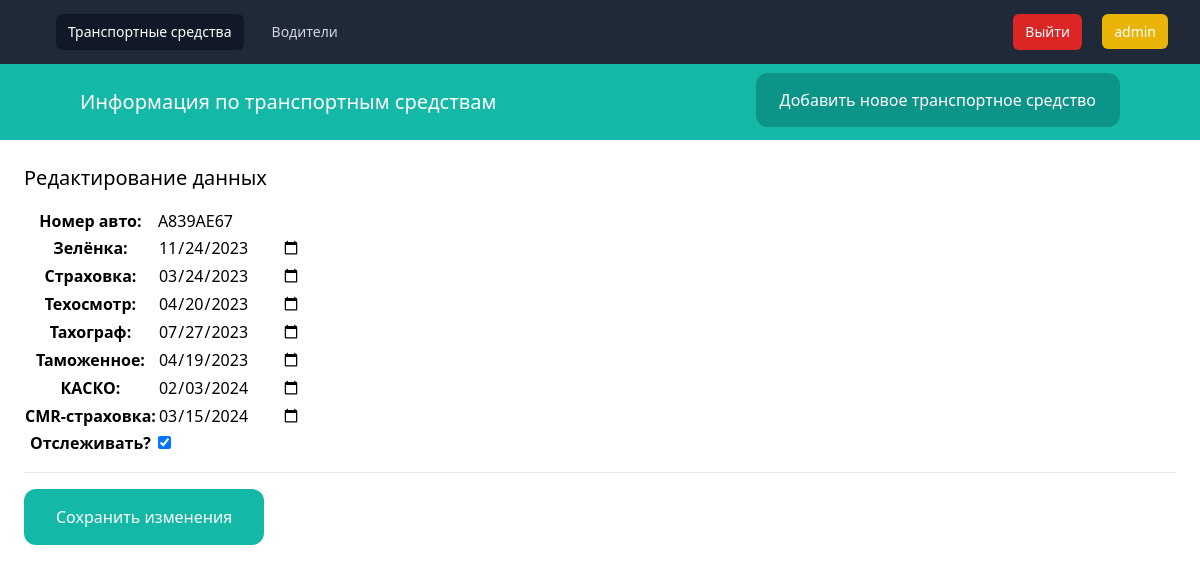
The app's page /1/car-edit/ (signed in) with its own data.
### database/models.py (models this page shows, shortened)
class Car(models.Model):
    number = models.CharField(verbose_name='Номер авто', max_length=10)
    green_card = models.DateField(verbose_name='Зелёнка', blank=True, null=True)
    strahovka = models.DateField(verbose_name='Страховка', blank=True, null=True)
    tehosmotr = models.DateField(verbose_name='Техосмотр', blank=True, null=True)
    tahograf = models.DateField(verbose_name='Тахограф', blank=True, null=True)
    tamogennoye = models.DateField(verbose_name='Таможенное', blank=True, null=True)
    kasko = models.DateField(verbose_name='КАСКО', blank=True, null=True)
    cmr_strahovka = models.DateField(verbose_name='CMR-страховка', blank=True, null=True)
    active = models.BooleanField(verbose_name='Отслеживать?', default=True)
    class Meta:
        verbose_name = 'Транспортное средство'
        verbose_name_plural = 'Транспортные средства'

### database/views.py (the view)
# urls.py: path('<int:pk>/car-edit/', car_edit, name='car_edit'),
@login_required
def car_edit(request, pk):
    car = Car.objects.get(pk=pk)
    if request.method == 'POST':
        form = AddCarForm(request.POST, instance=car)
        if form.is_valid():
            form.save()
            messages.success(request, 'Изменения были успешно сохранены.')
            return redirect('cars')
    else:
        form = AddCarForm(instance=car)
    return render(request, 'database/cars/edit_car.html', {'form': form})

### database/forms.py
class AddCarForm(forms.ModelForm):
    class Meta:
        model = Car
        fields = ('number', 'green_card', 'strahovka', 'tehosmotr',
                  'tahograf', 'tamogennoye', 'kasko', 'cmr_strahovka', 'active')

### database/templates/database/cars/edit_car.html (shortened to what this page needs)
{% extends 'database/cars/base.html'%}
{% block content %}
<div class="py-6 px-6">
    <h1 class="mb-4 text-xl">Редактирование данных</h1>
    <form method="post" action=".">
        <table>
            <tbody>
            <tr>
                <th><label for="id_number">Номер авто:</label></th>
                <td>
                    <input type="text" name="number" value="{{ form.number.value }}" maxlength="10" required="" id="id_number">
                </td>
            </tr>
            <tr>
                <th><label for="id_green_card">Зелёнка:</label></th>
                <td>
                    <input type="date" name="green_card" value="{{ form.green_card.value | date:'Y-m-d' }}" id="id_green_card">
                </td>
            </tr>
            <tr>
                <th><label for="id_strahovka">Страховка:</label></th>
                <td>
                    <input type="date" name="strahovka" value="{{ form.strahovka.value | date:'Y-m-d' }}" id="id_strahovka">
                </td>
            </tr>
            <tr>
                <th><label for="id_tehosmotr">Техосмотр:</label></th>
                <td>
                    <input type="date" name="tehosmotr" value="{{ form.tehosmotr.value | date:'Y-m-d' }}" id="id_tehosmotr">
                </td>
            </tr>
            <tr>
                <th><label for="id_tahograf">Тахограф:</label></th>
                <td>
                    <input type="date" name="tahograf" value="{{ form.tahograf.value | date:'Y-m-d' }}" id="id_tahograf">
                </td>
            </tr>
            <tr>
                <th><label for="id_tamogennoye">Таможенное:</label></th>
                <td>
                    <input type="date" name="tamogennoye" value="{{ form.tamogennoye.value | date:'Y-m-d' }}" id="id_tamogennoye">
                </td>
            </tr>
            <tr>
                <th><label for="id_kasko">КАСКО:</label></th>
                <td>
                    <input type="date" name="kasko" value="{{ form.kasko.value | date:'Y-m-d' }}" id="id_kasko">
                </td>
            </tr>
            <tr>
                <th><label for="id_cmr_strahovka">CMR-страховка:</label></th>
                <td>
                    <input type="date" name="cmr_strahovka" value="{{ form.cmr_strahovka.value | date:'Y-m-d' }}" id="id_cmr_strahovka">
                </td>
            </tr>
            <tr>
                <th><label for="id_active">Отслеживать?</label></th>
                <td>
                    <input type="checkbox" name="active" id="id_active" checked>
                </td>
            </tr>
            </tbody>
        </table>
        <hr class="my-4">
        <button class="py-4 px-8 bg-teal-500 text-white rounded-xl">Сохранить изменения</button>
    </form>
</div>
{% endblock %}

### database/templates/database/cars/base.html (shortened to what this page needs)
<!doctype html>
<html>
<head>
    <script src="https://cdn.tailwindcss.com"></script>
</head>
<body>
<nav class="bg-gray-800">
    <div class="mx-auto max-w-7xl px-2 sm:px-6 lg:px-8">
        <div class="relative flex h-16 items-center justify-between">
            <div class="flex flex-1 items-center justify-center sm:items-stretch sm:justify-start">
                <div class="hidden sm:ml-6 sm:block">
                    <div class="flex space-x-4">
                        <a href="{% url 'cars' %}"
                           class="bg-gray-900 text-white rounded-md px-3 py-2 text-sm font-medium"
                           aria-current="page">Транспортные средства</a>
                        <a href="{% url 'drivers' %}"
                           class="text-gray-300 hover:bg-gray-700 hover:text-white rounded-md px-3 py-2 text-sm font-medium">Водители</a>
                    </div>
                </div>
            </div>
            <div class="space-x-4">
                <button class="bg-red-600 text-white rounded-md px-3 py-2 text-sm font-medium"
                        onclick="location.href='{% url 'logout' %}?next=/cars'">Выйти
                </button>
                <a class="bg-yellow-500 text-white rounded-md px-3 py-2 text-sm font-medium">{{ user.username }}</a>
            </div>
        </div>
    </div>
</nav>
<nav class="py-6 px-20 flex justify-between bg-teal-500">
    <a href="{% url 'cars' %}" class="text-white text-xl">Информация по транспортным средствам</a>
    <div class="space-x-4">
        <a href="{% url 'add_car' %}" class="py-4 px-6 bg-teal-600 rounded-xl text-white">Добавить новое транспортное
            средство</a>
    </div>
</nav>
{% block content %}
{% endblock %}
</body>
</html>

### records on screen
Car: number "A839AE67", green_card "11/24/2023", strahovka "03/24/2023", tehosmotr "04/20/2023", tahograf "07/27/2023", tamogennoye "04/19/2023", kasko "02/03/2024", cmr_strahovka "03/15/2024"

### other values on screen
{{ user.username }} "admin"
